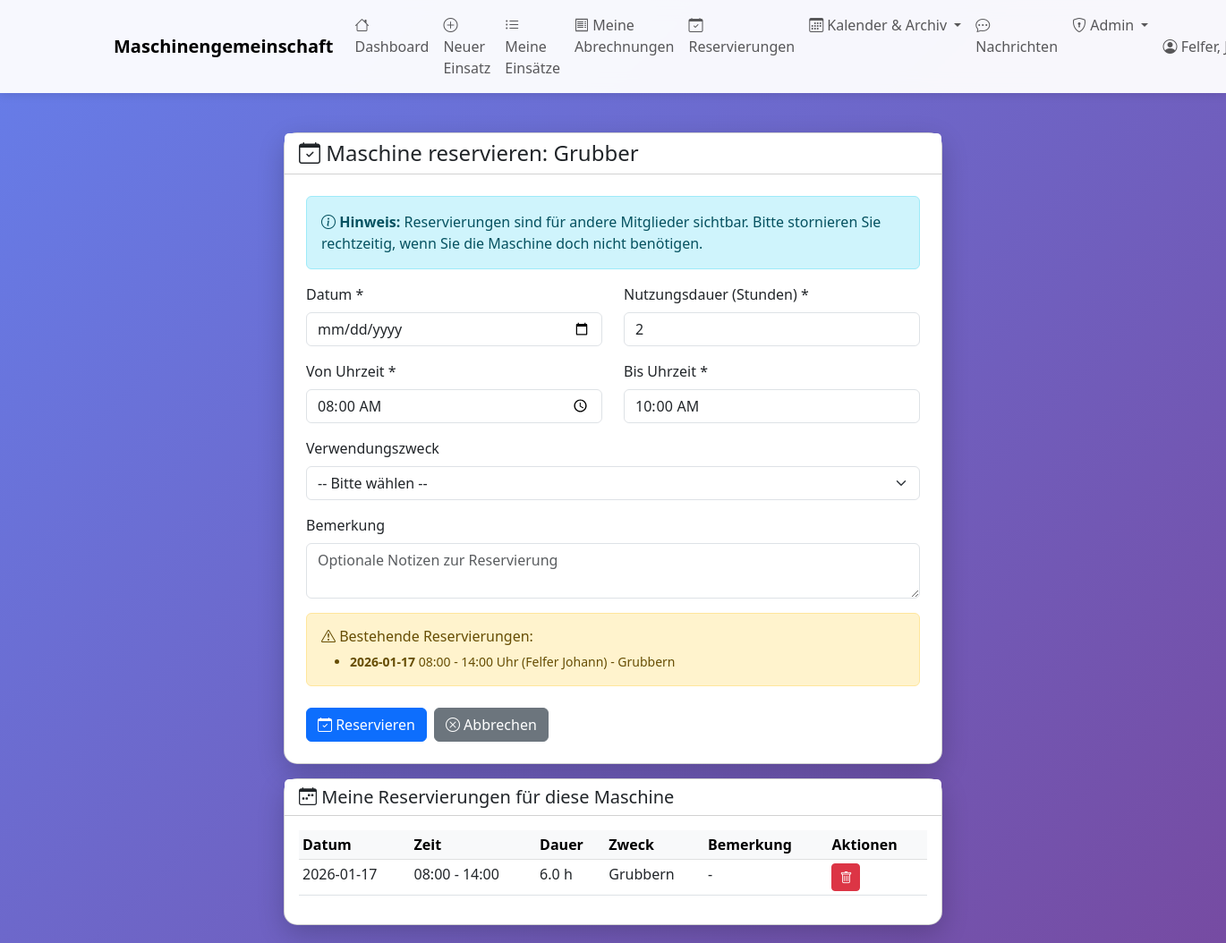
/maschine/3/reservieren (signed in), run on the app's committed database.
### tables this page shows
CREATE TABLE maschinen (
    id INTEGER PRIMARY KEY AUTOINCREMENT,
    bezeichnung TEXT NOT NULL,
    hersteller TEXT,
    modell TEXT,
    baujahr INTEGER,
    kennzeichen TEXT,
    anschaffungsdatum DATE,
    stundenzaehler_aktuell REAL,
    naechste_wartung_bei REAL,
    aktiv BOOLEAN DEFAULT 1,
    bemerkungen TEXT
, abrechnungsart TEXT DEFAULT 'stunden', preis_pro_einheit REAL DEFAULT 0.0, wartungsintervall INTEGER DEFAULT 50, naechste_wartung REAL, anmerkungen TEXT, erfassungsmodus TEXT DEFAULT 'fortlaufend', gemeinschaft_id INTEGER DEFAULT 1 REFERENCES gemeinschaften(id), anschaffungspreis REAL DEFAULT 0.0, abschreibungsdauer_jahre INTEGER DEFAULT 10, treibstoff_berechnen BOOLEAN DEFAULT 0);

CREATE TABLE maschinen_reservierungen (
                id INTEGER PRIMARY KEY AUTOINCREMENT,
                maschine_id INTEGER NOT NULL,
                benutzer_id INTEGER NOT NULL,
                datum DATE NOT NULL,
                uhrzeit_von TIME NOT NULL,
                uhrzeit_bis TIME NOT NULL,
                nutzungsdauer_stunden REAL NOT NULL,
                zweck TEXT,
                bemerkung TEXT,
                status TEXT DEFAULT 'aktiv',
                erstellt_am TIMESTAMP DEFAULT CURRENT_TIMESTAMP,
                geaendert_am TIMESTAMP DEFAULT CURRENT_TIMESTAMP,
                FOREIGN KEY (maschine_id) REFERENCES maschinen(id) ON DELETE CASCADE,
                FOREIGN KEY (benutzer_id) REFERENCES benutzer(id) ON DELETE CASCADE
            );

### web_app.py (the view, shortened to what this page needs)
@app.route('/maschine/<int:maschine_id>/reservieren', methods=['GET', 'POST'])
@login_required
def maschine_reservieren(maschine_id):
    from datetime import datetime, timedelta
    archiviere_abgelaufene_reservierungen()
    with MaschinenDBContext(DB_PATH) as db:
        cursor = db.connection.cursor()
        maschine = db.get_maschine_by_id(maschine_id)
        einsatzzwecke = db.get_all_einsatzzwecke()
        cursor.execute("""
            SELECT r.*, b.name || ' ' || COALESCE(b.vorname, '') as benutzer_name
            FROM maschinen_reservierungen r
            JOIN benutzer b ON r.benutzer_id = b.id
            WHERE r.maschine_id = ?
              AND r.datum >= date('now')
              AND r.status = 'aktiv'
            ORDER BY r.datum, r.uhrzeit_von
        """, (maschine_id,))
        columns = [desc[0] for desc in cursor.description]
        reservierungen = [dict(zip(columns, row)) for row in cursor.fetchall()]
        cursor.execute("""
            SELECT * FROM maschinen_reservierungen
            WHERE maschine_id = ?
              AND benutzer_id = ?
              AND datum >= date('now')
              AND status = 'aktiv'
            ORDER BY datum, uhrzeit_von
        """, (maschine_id, session['benutzer_id']))
        columns = [desc[0] for desc in cursor.description]
        meine_reservierungen = [dict(zip(columns, row)) for row in cursor.fetchall()]
    return render_template('maschine_reservieren.html',
                         maschine=maschine,
                         einsatzzwecke=einsatzzwecke,
                         reservierungen=reservierungen,
                         meine_reservierungen=meine_reservierungen,
                         heute=datetime.now().strftime('%Y-%m-%d'))

### database.py (called while the page is built)
    def connect(self):
        self.connection = sqlite3.connect(self.db_path)
        self.connection.row_factory = sqlite3.Row
        self.cursor = self.connection.cursor()

    def close(self):
        if self.connection:
            self.connection.close()

    def get_maschine(self, maschine_id: int) -> Optional[Dict]:
        sql = "SELECT * FROM maschinen WHERE id = ?"
        self.cursor.execute(sql, (maschine_id,))
        row = self.cursor.fetchone()
        return dict(row) if row else None

    def get_maschine_by_id(self, maschine_id: int) -> Optional[Dict]:
        return self.get_maschine(maschine_id)

    def get_all_einsatzzwecke(self, nur_aktive: bool = True) -> List[Dict]:
        sql = "SELECT * FROM einsatzzwecke"
        if nur_aktive:
            sql += " WHERE aktiv = 1"
        sql += " ORDER BY bezeichnung"
        self.cursor.execute(sql)
        return [dict(row) for row in self.cursor.fetchall()]

    def __enter__(self):
        self.connect()
        return self

    def __exit__(self, exc_type, exc_val, exc_tb):
        if exc_type is None:
            self.connection.commit()
        else:
            self.connection.rollback()
        self.close()
        return False

### web_app.py (called while the page is built, shortened)
def login_required(f):
    @wraps(f)
    def decorated_function(*args, **kwargs):
        if 'benutzer_id' not in session:
            flash('Bitte melden Sie sich an.', 'warning')
            return redirect(url_for('login'))
        return f(*args, **kwargs)
    return decorated_function

def archiviere_abgelaufene_reservierungen():
    try:
        with MaschinenDBContext(DB_PATH) as db:
            cursor = db.connection.cursor()
            cursor.execute("""
                SELECT r.*, m.bezeichnung as maschine_bezeichnung,
                       b.name || ' ' || COALESCE(b.vorname, '') as benutzer_name
                FROM maschinen_reservierungen r
                JOIN maschinen m ON r.maschine_id = m.id
                JOIN benutzer b ON r.benutzer_id = b.id
                WHERE r.status = 'aktiv'
                AND datetime(r.datum || ' ' || r.uhrzeit_bis) < datetime('now', 'localtime')
            """)
            abgelaufene = cursor.fetchall()
            return 0
    except Exception as e:
        print(f"Fehler beim Archivieren abgelaufener Reservierungen: {e}")
        return 0

### templates/maschine_reservieren.html (shortened to what this page needs)
{% extends "base.html" %}
{% block content %}
<div class="row mt-4">
    <div class="col-md-8 mx-auto">
        <div class="card">
            <div class="card-header bg-white">
                <h4 class="mb-0">
                    <i class="bi bi-calendar-check"></i> Maschine reservieren: {{ maschine.bezeichnung }}
                </h4>
            </div>
            <div class="card-body p-4">
                <div class="alert alert-info">
                    <i class="bi bi-info-circle"></i>
                    <strong>Hinweis:</strong> Reservierungen sind für andere Mitglieder sichtbar.
                    Bitte stornieren Sie rechtzeitig, wenn Sie die Maschine doch nicht benötigen.
                </div>
                <form method="POST" action="{{ url_for('maschine_reservieren', maschine_id=maschine.id) }}" id="reservierungsForm">
                    <div class="row">
                        <div class="col-md-6 mb-3">
                            <label for="datum" class="form-label">Datum *</label>
                            <input type="date" class="form-control" id="datum" name="datum"
                                   min="{{ heute }}" required>
                        </div>
                        <div class="col-md-6 mb-3">
                            <label for="nutzungsdauer" class="form-label">Nutzungsdauer (Stunden) *</label>
                            <input type="number" step="0.5" min="0.5" max="24" class="form-control"
                                   id="nutzungsdauer" name="nutzungsdauer" value="2" required>
                        </div>
                    </div>
                    <div class="row">
                        <div class="col-md-6 mb-3">
                            <label for="uhrzeit_von" class="form-label">Von Uhrzeit *</label>
                            <input type="time" class="form-control" id="uhrzeit_von" name="uhrzeit_von"
                                   value="08:00" required>
                        </div>
                        <div class="col-md-6 mb-3">
                            <label for="uhrzeit_bis" class="form-label">Bis Uhrzeit *</label>
                            <input type="time" class="form-control" id="uhrzeit_bis" name="uhrzeit_bis"
                                   value="10:00" required readonly>
                        </div>
                    </div>
                    <div class="mb-3">
                        <label for="zweck" class="form-label">Verwendungszweck</label>
                        <select class="form-select" id="zweck" name="zweck">
                            <option value="">-- Bitte wählen --</option>
                        </select>
                    </div>
                    <div class="mb-3">
                        <label for="bemerkung" class="form-label">Bemerkung</label>
                        <textarea class="form-control" id="bemerkung" name="bemerkung" rows="2"
                                  placeholder="Optionale Notizen zur Reservierung"></textarea>
                    </div>
                    {% if reservierungen %}
                    <div class="alert alert-warning mt-3">
                        <h6><i class="bi bi-exclamation-triangle"></i> Bestehende Reservierungen:</h6>
                        <ul class="mb-0 small">
                            {% for res in reservierungen %}
                            <li>
                                <strong>{{ res.datum }}</strong>
                                {{ res.uhrzeit_von }} - {{ res.uhrzeit_bis }} Uhr
                                ({{ res.benutzer_name }})
                                {% if res.zweck %}- {{ res.zweck }}{% endif %}
                            </li>
                            {% endfor %}
                        </ul>
                    </div>
                    {% endif %}
                    <div class="d-flex gap-2 mt-4">
                        <button type="submit" class="btn btn-primary">
                            <i class="bi bi-calendar-check"></i> Reservieren
                        </button>
                        <a href="{{ url_for('dashboard') }}" class="btn btn-secondary">
                            <i class="bi bi-x-circle"></i> Abbrechen
                        </a>
                    </div>
                </form>
            </div>
        </div>
        {% if meine_reservierungen %}
        <div class="card mt-3">
            <div class="card-header bg-white">
                <h5 class="mb-0">
                    <i class="bi bi-calendar-week"></i> Meine Reservierungen für diese Maschine
                </h5>
            </div>
            <div class="card-body">
                <div class="table-responsive">
                    <table class="table table-sm">
                        <thead class="table-light">
                            <tr>
                                <th>Datum</th>
                                <th>Zeit</th>
                                <th>Dauer</th>
                                <th>Zweck</th>
                                <th>Bemerkung</th>
                                <th>Aktionen</th>
                            </tr>
                        </thead>
                        <tbody>
                            {% for res in meine_reservierungen %}
                            <tr>
                                <td>{{ res.datum }}</td>
                                <td>{{ res.uhrzeit_von }} - {{ res.uhrzeit_bis }}</td>
                                <td>{{ res.nutzungsdauer_stunden }} h</td>
                                <td>{{ res.zweck or '-' }}</td>
                                <td>{{ res.bemerkung or '-' }}</td>
                                <td>
                                    <form method="POST" action="{{ url_for('reservierung_stornieren', reservierung_id=res.id) }}"
                                          style="display: inline;" onsubmit="return confirm('Reservierung wirklich stornieren?');">
                                        <button type="submit" class="btn btn-sm btn-danger" title="Stornieren">
                                            <i class="bi bi-trash"></i>
                                        </button>
                                    </form>
                                </td>
                            </tr>
                            {% endfor %}
                        </tbody>
                    </table>
                </div>
            </div>
        </div>
        {% endif %}
    </div>
</div>
{% endblock %}

### templates/base.html (style rules this page uses)
body { min-height: 100vh; background: linear-gradient(135deg, #667eea 0%, #764ba2 100%); }
.card { border-radius: 15px; box-shadow: 0 10px 30px rgba(0,0,0,0.2); }

### data on the page
maschinen: bezeichnung "Grubber"
maschinen_reservierungen: datum "2026-01-17", uhrzeit_von "08:00", uhrzeit_bis "14:00", benutzer_name "Felfer Johann", zweck "Grubbern", nutzungsdauer_stunden "6.0", bemerkung "-"

### other printed values
{{ session.get('benutzer_name') }} "Felfer,…"
